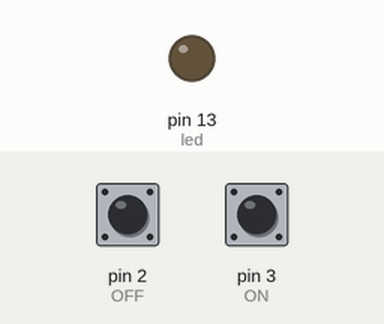
Recording of a sketch running on a simulated Arduino Uno, built with avr-gcc and run on an emulated ATmega328P. Shown: output pins drawn as LEDs (lit = HIGH). Inputs (shaded band) come from the test bench; at power-on: pin 3 (ON) HIGH, pin 2 (OFF) HIGH.

Above: at 1.2 s.
1.3 s: pin 3 (ON) pulled LOW for 0.15 s
At 2.5 s:
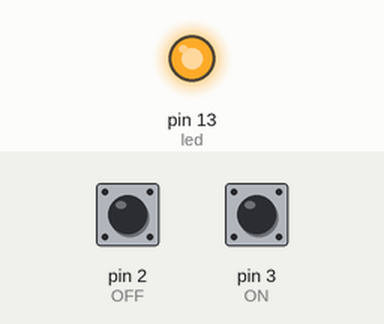
2.9 s: pin 2 (OFF) pulled LOW for 0.15 s
At 3.7 s:
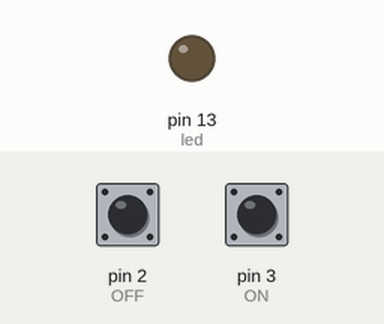
4.5 s: pin 3 (ON) pulled LOW for 1 s
At 5.0 s:
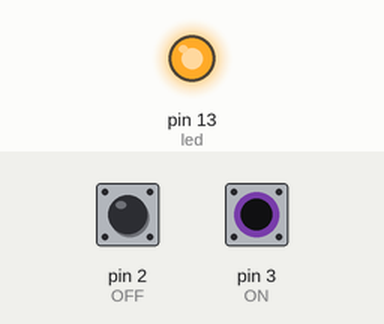
7.0 s: pin 2 (OFF) driven LOW and pin 3 (ON) driven LOW
At 8.2 s:
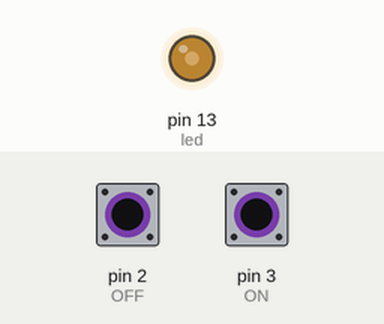
8.5 s: pin 2 (OFF) driven HIGH
At 9.0 s:
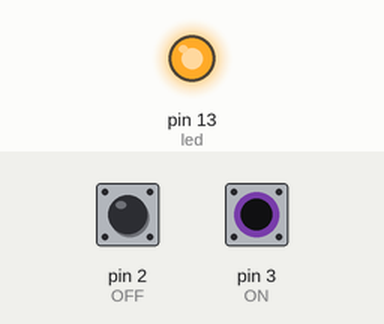
Timing chart, 0 to 11.0 s (numbered marks = the images above; inputs shaded):
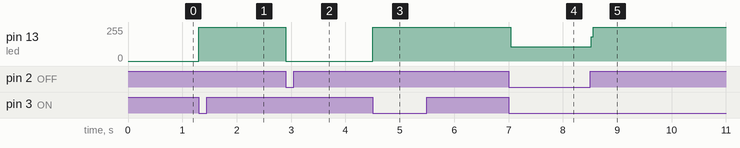

The sketch:

code_2_button.ino
```cpp
#define ON 3
#define OFF 2
#define led 13
// cấu hình chân
void setup() {
  pinMode(ON, INPUT_PULLUP);
  pinMode(OFF, INPUT_PULLUP);
  pinMode(led,OUTPUT);
}

void loop()
{
  if(digitalRead(ON)==0){digitalWrite(led,1);}
  if(digitalRead(OFF)==0){digitalWrite(led,0);}
}
  /* đọc cổng 2
x = digitalRead(2);
// bật LED nào
if (x == HIGH) {
digitalWrite(13, HIGH);
} else {
  //Tắt LED :)
  digitalWrite(13, LOW);
}
delay(1000); // đợi 1000 mili giây để bật tắt */
```

Measured:
- after the input at 1.3 s, pin 13 (led): 0/255 → 255/255 at once
- after the input at 2.9 s, pin 13 (led): 255/255 → 0/255 at once
- after the input at 4.5 s, pin 13 (led): 0/255 → 255/255 at once
- after the input at 7.0 s, pin 13 (led): 255/255 → 106/255 at once
- after the input at 8.5 s, pin 13 (led): 106/255 → 255/255 at once
